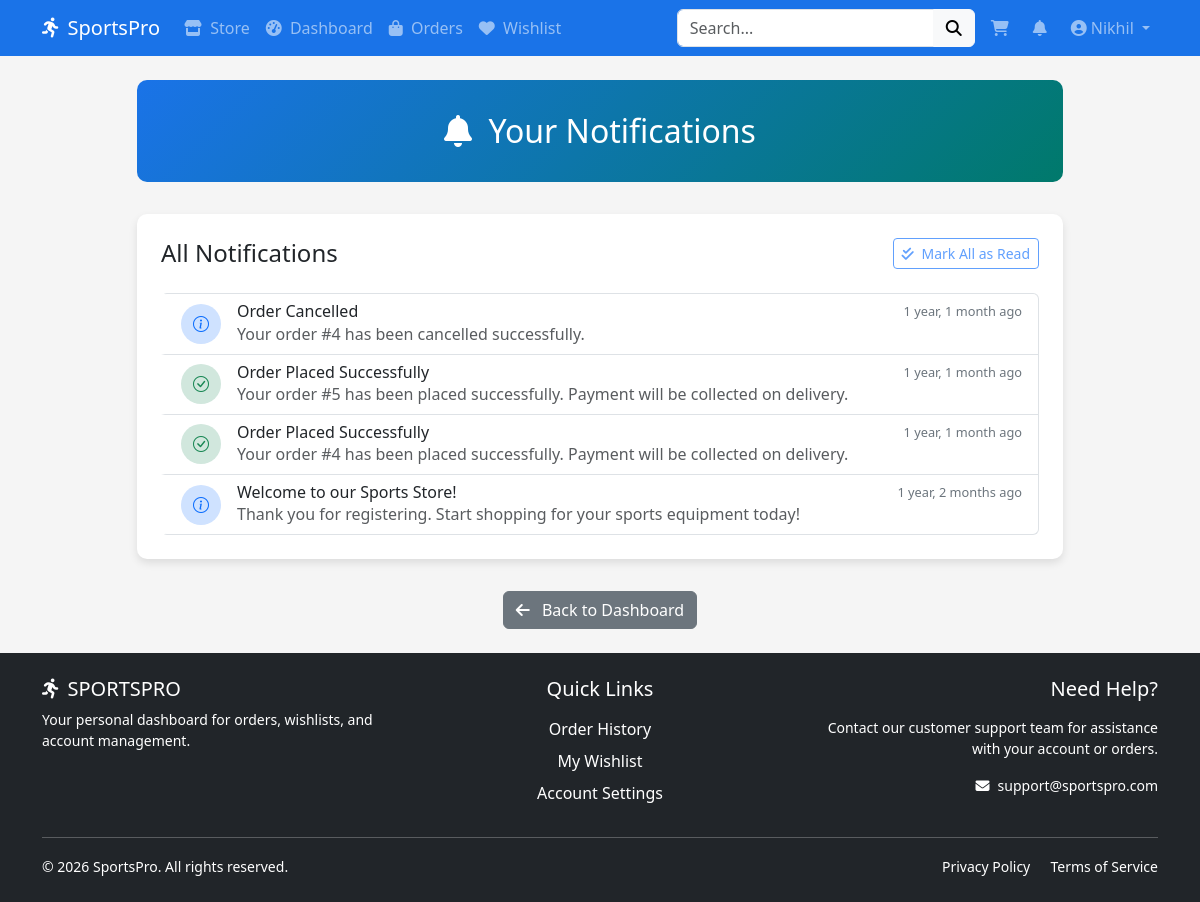
The app's page /users/notifications/ (signed in), older data.
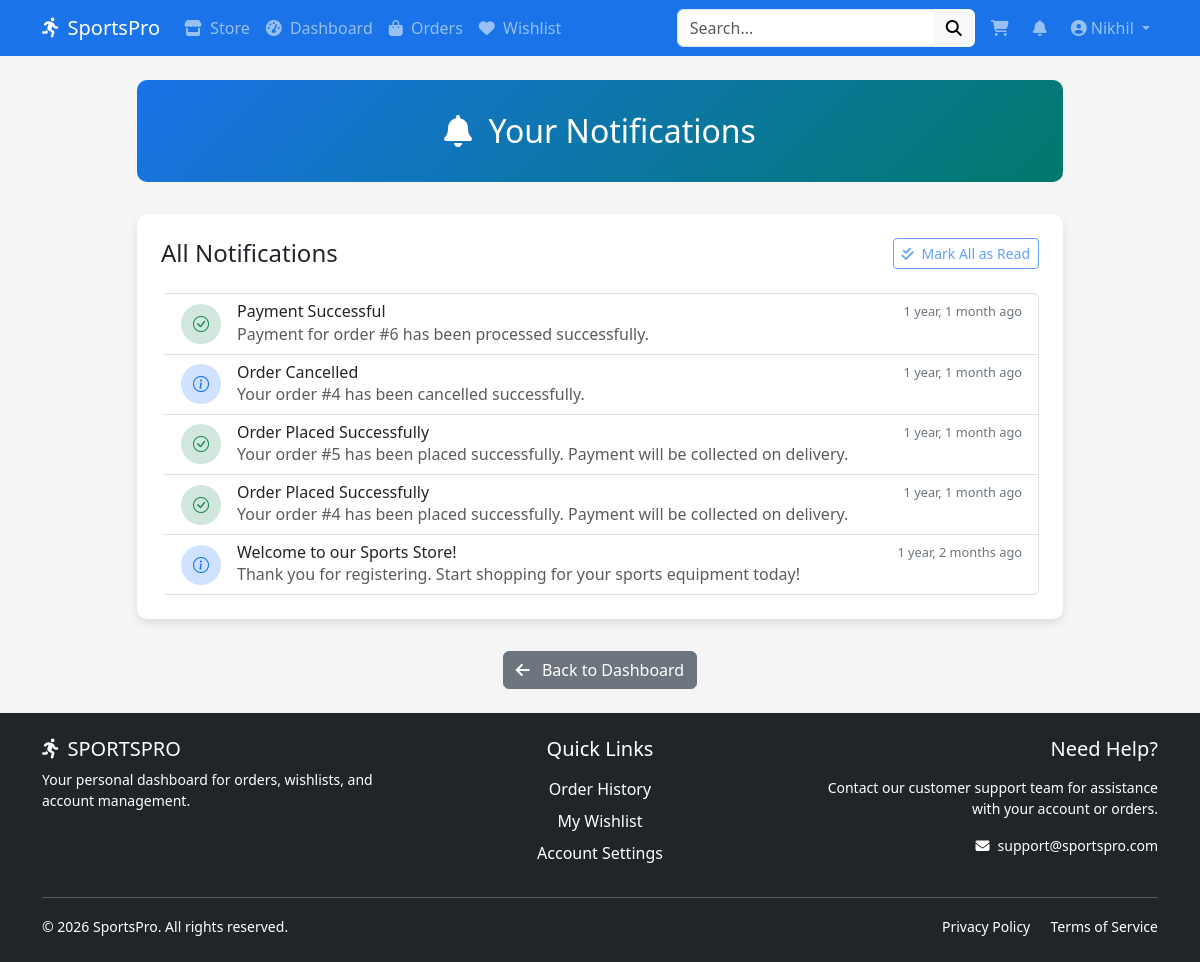
The same page, newer data.
### users/models.py (models this page shows, shortened)
class Notification(models.Model):
    NOTIFICATION_TYPES = [
        ('info', 'Information'),
        ('success', 'Success'),
        ('warning', 'Warning'),
        ('error', 'Error'),
    ]
    user = models.ForeignKey(Users, on_delete=models.CASCADE, related_name='notifications')
    title = models.CharField(max_length=100)
    message = models.TextField()
    notification_type = models.CharField(max_length=10, choices=NOTIFICATION_TYPES, default='info')
    created_at = models.DateTimeField(default=timezone.now)
    read = models.BooleanField(default=False)
    read_at = models.DateTimeField(null=True, blank=True)
    class Meta:
        ordering = ['-created_at']

### users/views.py (the view)
# urls.py: path('notifications/', views.notificationPanel, name='notifications'),
@login_required
def notificationPanel(request):
    notifications = request.user.notifications.all().order_by('-created_at')
    unread_count = request.user.notifications.filter(read=False).count()
    return render(request, 'users/notificationPanel.html', {
        'notifications': notifications,
        'unread_count': unread_count
    })

### users/models.py (called while the page is built)
    def get_cart_count(self):
        return CartItem.objects.filter(user=self).count()

### users/templates/users/notificationPanel.html (shortened to what this page needs)
{% extends 'dashboard_base.html' %}
{% load static %}
{% block dashboard_content %}
<div class="container">
    <div class="row justify-content-center">
        <div class="col-lg-10">
            <div class="notification-header text-center">
                <h2 class="mb-0">
                    <i class="fas fa-bell me-2"></i> Your Notifications
                </h2>
            </div>
            <div class="notification-container">
                <div class="d-flex justify-content-between align-items-center mb-4">
                    <h4 class="mb-0">
                        All Notifications
                    </h4>
                    <button id="markAllRead" class="btn btn-outline-primary btn-sm" {% if not unread_count %}disabled{% endif %}>
                        <i class="fas fa-check-double me-1"></i> Mark All as Read
                    </button>
                </div>
                {% if notifications %}
                    <div class="list-group" id="notificationList">
                        {% for notification in notifications %}
                            <div class="list-group-item notification-item {% if not notification.read %}unread{% endif %}"
                                data-notification-id="{{ notification.id }}">
                                <div class="d-flex align-items-center">
                                    <div class="notification-icon {{ notification.notification_type }} me-3">
                                        {% if notification.notification_type == 'info' %}
                                            <i class="bi bi-info-circle"></i>
                                        {% elif notification.notification_type == 'success' %}
                                            <i class="bi bi-check-circle"></i>
                                        {% elif notification.notification_type == 'warning' %}
                                            <i class="bi bi-exclamation-triangle"></i>
                                        {% else %}
                                            <i class="bi bi-x-circle"></i>
                                        {% endif %}
                                    </div>
                                    <div class="flex-grow-1">
                                        <div class="d-flex justify-content-between align-items-center">
                                            <h6 class="mb-0">{{ notification.title }}</h6>
                                            <small class="notification-time">
                                                {{ notification.created_at|timesince }} ago
                                            </small>
                                        </div>
                                        <p class="mb-0 text-muted">{{ notification.message }}</p>
                                    </div>
                                </div>
                            </div>
                        {% endfor %}
                    </div>
                {% endif %}
            </div>
            <div class="text-center">
                <a href="{% url 'users:dashboard' %}" class="btn btn-secondary">
                    <i class="fas fa-arrow-left me-2"></i> Back to Dashboard
                </a>
            </div>
        </div>
    </div>
</div>
{% endblock %}

Row changes from the older to the newer data that the page shows:
added Notification: notification_type "success" (drawn), title "Payment Successful", created_at "1 year, 1 month", message "Payment for order #6 has been processed successfully."
